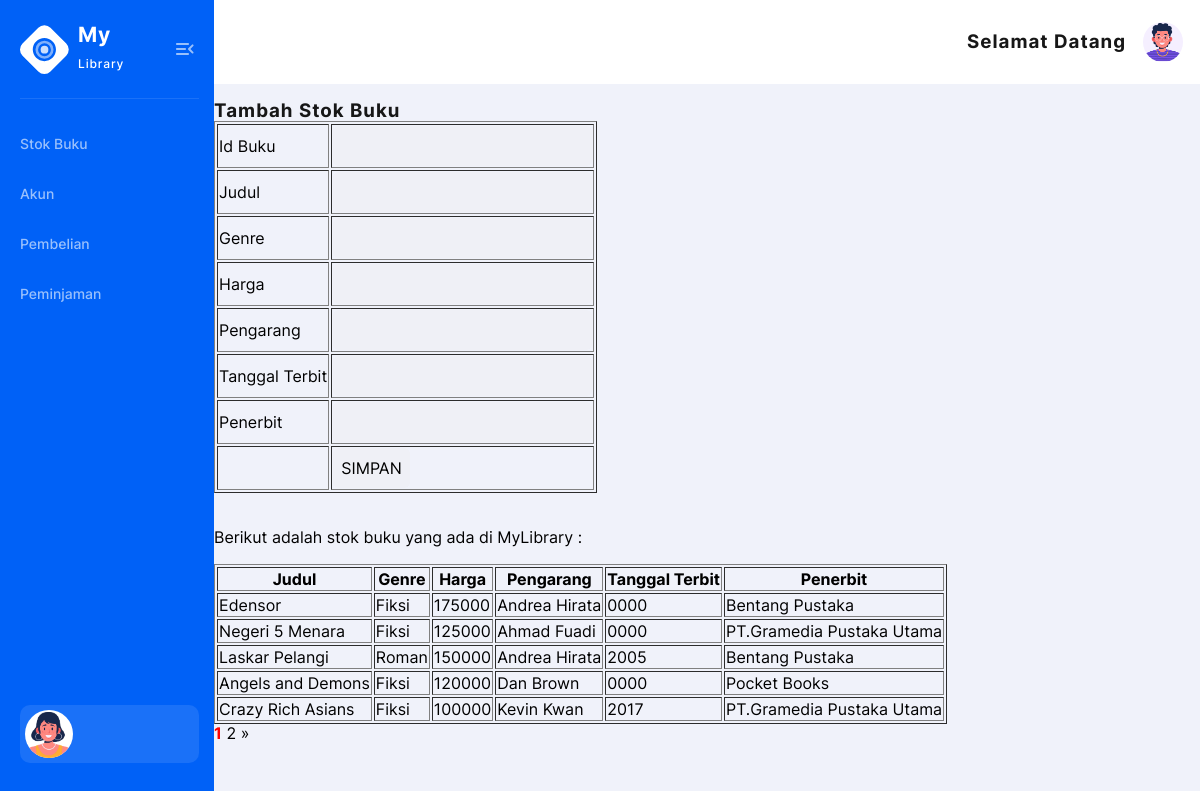
The app's page /admin.php, older data.
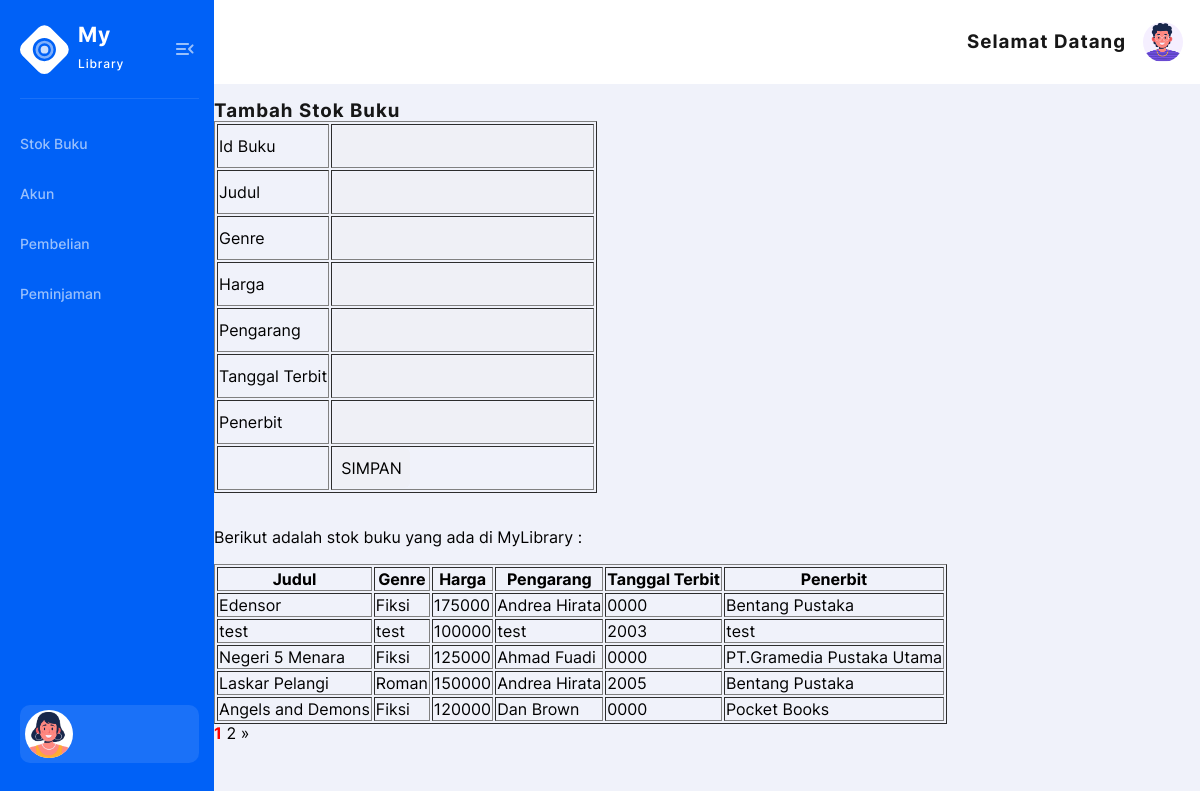
The same page, newer data.
### tables this page shows
CREATE TABLE `stok_buku` (
  `id_buku` varchar(50) NOT NULL,
  `judul` varchar(100) DEFAULT NULL,
  `genre` varchar(50) DEFAULT NULL,
  `harga` bigint(20) DEFAULT NULL,
  `pengarang` varchar(60) DEFAULT NULL,
  `tgl_terbit` year(4) DEFAULT NULL,
  `penerbit` varchar(50) DEFAULT NULL,
  `komentar` varchar(100) NOT NULL
);

### includes/koneksi.php (called while the page is built, shortened)
<?php
    $servername = 'localhost';
    $username = 'root';
    $password = '';
    $database = 'library_input';
    $koneksi = mysqli_connect($servername, $username, $password, $database);
    function query($query) {
        global $koneksi;
        $result = mysqli_query($koneksi, $query);
        $rows = [];
        while ($row = mysqli_fetch_assoc($result)) {
             $rows[] = $row;
        }
        return $rows;
    }
?>

### admin.php (the view, shortened to what this page needs)
<?php
include ('includes/koneksi.php');
$jumlahDataPerHalaman = 5;
$jumlahData = count(query("SELECT * FROM stok_buku"));
$jumlahHalaman = ceil($jumlahData / $jumlahDataPerHalaman);
$halamanAktif = (isset($_GET["halaman"])) ? $_GET["halaman"] : 1;
$awalData = ($jumlahDataPerHalaman * $halamanAktif) - $jumlahDataPerHalaman;
$posting = query("SELECT * FROM stok_Buku LIMIT $awalData, $jumlahDataPerHalaman");
include('headeradmin.php');
?>
<h3>Tambah Stok Buku</h3>
	<form method="POST" action="tambah_buku.php">
		<table border="1" class="table table-bordered">
        <tr>
				<td>Id Buku</td>
				<td><input type="text" name="id_buku"></td>
			</tr>
			<tr>
				<td>Judul</td>
				<td><input type="text" name="judul"></td>
			</tr>
            <tr>
				<td>Genre</td>
				<td><input type="text" name="genre"></td>
			</tr>
            <tr>
				<td>Harga</td>
				<td><input type="number" name="harga"></td>
			</tr>
			<tr>
				<td>Pengarang</td>
				<td><input type="text" name="pengarang"></td>
			</tr>
			<tr>
				<td>Tanggal Terbit</td>
				<td><input type="number" name="tgl_terbit"></td>
			</tr>
            <tr>
				<td>Penerbit</td>
				<td><input type="text" name="penerbit"></td>
			</tr>
			<tr>
				<td></td>
				<td><input type="submit" value="SIMPAN"></td>
			</tr>
		</table>
	</form>
    <br />
Berikut adalah stok buku yang ada di MyLibrary :
<br /><br />
<table border="1" class="table table-bordered" >
    <tr>
        <th >Judul </th>
        <th >Genre </th>
        <th >Harga </th>
        <th >Pengarang </th>
        <th >Tanggal Terbit </th>
        <th> Penerbit </th>
    </tr>
    <?php
    foreach($posting as $row)
    {
        ?>
        <tr>
          <td class="align-middle"><?php echo $row['judul']; ?></td>
          <td class="align-middle"><?php echo $row['genre']; ?></td>
          <td class="align-middle"><?php echo $row['harga']; ?></td>
          <td class="align-middle"><?php echo $row['pengarang']; ?></td>
          <td class="align-middle"><?php echo $row['tgl_terbit']; ?></td>
          <td class="align-middle"><?php echo $row['penerbit']; ?></td>
      </tr>
  <?php } ?>
</table>
<?php for ($i = 1; $i <= $jumlahHalaman; $i++) : ?>
    <?php if($i == $halamanAktif ) : ?>
      <a href="?halaman=<?= $i; ?>" style="font-weight: bold; color: red;"><?= $i; ?></a>
  <?php else : ?>
      <a href="?halaman=<?= $i; ?>"><?= $i; ?></a>
  <?php endif; ?>
<?php endfor; ?>
<?php if($halamanAktif < $jumlahHalaman) : ?>
    <a href="?halaman=<?= $halamanAktif + 1; ?>" title="Next">&raquo;</a>
<?php endif; ?>
</body>
</html>

Row changes from the older to the newer data that the page shows:
no longer on this page (row unchanged): stok_buku: judul "Crazy Rich Asians", genre "Fiksi", harga "100000", pengarang "Kevin Kwan", tgl_terbit "2017", penerbit "PT.Gramedia Pustaka Utama"
added stok_buku: judul "test", genre "test", harga "100000", pengarang "test", tgl_terbit "2003", penerbit "test"
